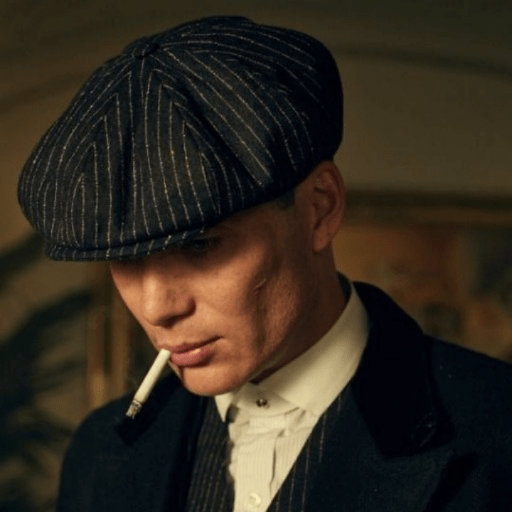
#> input picture picture.png, 512 x 512 px
$ python code1.py
#> lines starting #> are read from the running program, lines starting #| are printed output that depends on the picture; after the words box and inside, x2 and y2 are one past the last pixel; in counts of white or black regions, pixels touching at a corner belong together; pictures that were not available may be replaced by others from this repository, and a replacement may not be noted
#> call 2 of load_grayscale_image, with path = 'ivan.png'
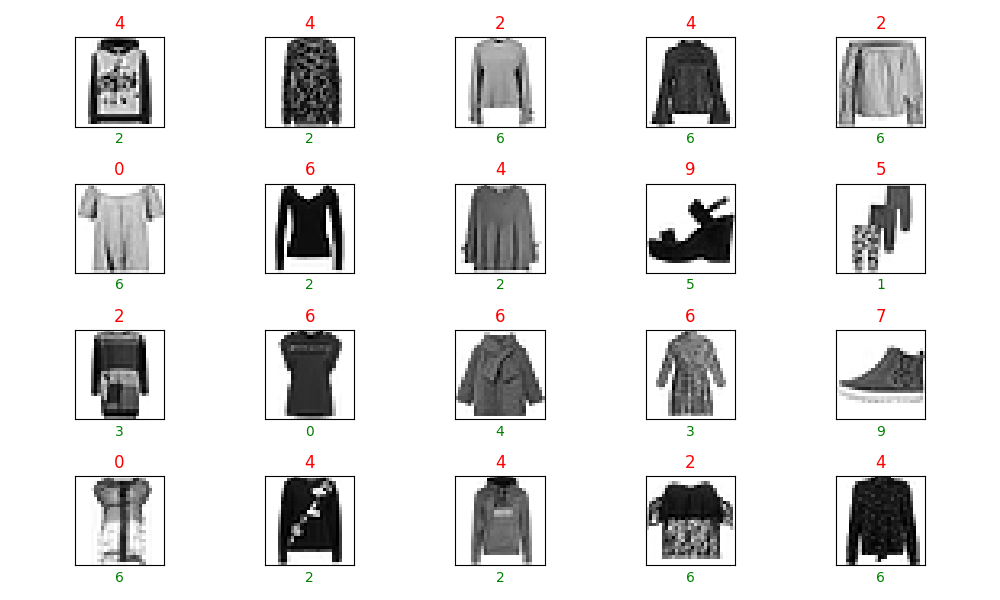
#> input picture 1.png, 1000 x 600 px, given in place of ivan.png, which was not available
import numpy as np  # numerical arrays and matrix operations
from PIL import Image  # image loading and saving

def load_grayscale_image(path):
    """
    Load an image from 'path' and convert it to a grayscale NumPy array.
    Pixel values in [0, 255], dtype=uint8.
    """
    img = Image.open(path).convert("L")   # "L" = 8-bit grayscale
    return np.array(img)


def save_grayscale_image(arr, path):
    """
    Save a 2D NumPy array as a grayscale image.
    """
    img = Image.fromarray(arr.astype(np.uint8))
    img.save(path)


def partition_host_image(host_img):
    """
    Partition a square N x N image into four N/2 x N/2 subimages:
    ftl: top-left
    ftr: top-right
    fbl: bottom-left
    fbr: bottom-right
    """
    N_rows, N_cols = host_img.shape
#> N_rows = 512; N_cols = 512
    assert N_rows == N_cols, "Host image must be square (N x N)."
    N = N_rows
#> N = 512
    assert N % 2 == 0, "N must be even to split into four equal parts."

    half = N // 2
#> half = 256

    ftl = host_img[0:half, 0:half]      # top-left
    ftr = host_img[0:half, half:N]      # top-right
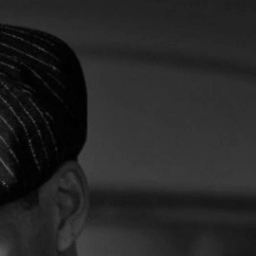
#> ftr: shape (256, 256); min 1, max 91, mean 37.3
    fbl = host_img[half:N, 0:half]      # bottom-left
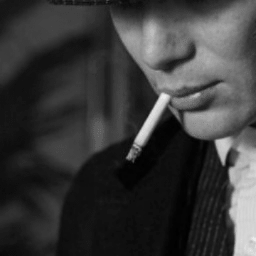
#> fbl: shape (256, 256); min 1, max 234, mean 57.2
    fbr = host_img[half:N, half:N]      # bottom-right

    return ftl, ftr, fbl, fbr


def combine_subimages(ftl_w, ftr, fbl, fbr_w):
    """
    Recombine four N/2 x N/2 subimages into one N x N image.
    """
    half = ftl_w.shape[0]
    N = half * 2
    result = np.zeros((N, N), dtype=np.uint8)

    result[0:half,     0:half]   = ftl_w
    result[0:half,     half:N]   = ftr
    result[half:N,     0:half]   = fbl
    result[half:N,     half:N]   = fbr_w

    return result


def watermark_to_bits(wm_img):
    """
    Convert grayscale watermark to binary (0/1) using simple threshold.
    """
    return (wm_img >= 128).astype(np.uint8)


#  Permutation of Watermark
def permute_watermark(wm_img, key):
    """
    Permute (scramble) the watermark image using a secret key.
    Returns:
        wm_perm : permuted watermark (same shape)
    """
    flat = wm_img.flatten()
    num_pixels = flat.size

    seed = abs(hash(key)) % (2**32)
    rng = np.random.default_rng(seed)

    perm_indices = np.arange(num_pixels)
    rng.shuffle(perm_indices)

    perm_flat = flat[perm_indices]
    return perm_flat.reshape(wm_img.shape)


def depermute_watermark(wm_perm, key):
    """
    Reverse the permutation applied with permute_watermark(..., key).
    wm_perm: permuted watermark image (0/1 or 0/255)
    """
    flat = wm_perm.flatten()
    num_pixels = flat.size

    seed = abs(hash(key)) % (2**32)
    rng = np.random.default_rng(seed)

    perm_indices = np.arange(num_pixels)
    rng.shuffle(perm_indices)

    # Inverse permutation
    inv_perm = np.zeros_like(perm_indices)
    inv_perm[perm_indices] = np.arange(num_pixels)

    original_flat = flat[inv_perm]
    return original_flat.reshape(wm_perm.shape)


# =========================
#  Embedding in D (S matrix of ftl)
# =========================

def svd_blocks_and_collect_Dlarge(ftl, block_size, wm_shape):
    """
    - Split ftl into non-overlapping blocks of size (block_size x block_size)
    - For each block, compute SVD and store U, S, Vt
    - Collect the largest singular value (S[0]) from each block
      into a matrix Dlarge with shape = wm_shape
    Returns:
      U_list, S_list, Vt_list, Dlarge
    """
    H, W = ftl.shape
    assert H == W, "ftl must be square."
    assert H % block_size == 0, "ftl size must be divisible by block_size."

    blocks_per_dim = H // block_size
    num_blocks = blocks_per_dim * blocks_per_dim
    assert num_blocks == (wm_shape[0] * wm_shape[1]), \
        "Number of blocks must match number of watermark pixels."

    U_list = []
    S_list = []
    Vt_list = []
    Dlarge_flat = np.zeros(num_blocks, dtype=float)

    idx = 0    # flatten index for Dlarge
    for by in range(blocks_per_dim):
        for bx in range(blocks_per_dim):
            y0 = by * block_size
            x0 = bx * block_size
            block = ftl[y0:y0+block_size, x0:x0+block_size].astype(float)

            # SVD
            U, S, Vt = np.linalg.svd(block, full_matrices=False)

            U_list.append(U)
            S_list.append(S)
            Vt_list.append(Vt)

            # Largest singular value
            Dlarge_flat[idx] = S[0]
            idx += 1

    Dlarge = Dlarge_flat.reshape(wm_shape)
    return U_list, S_list, Vt_list, Dlarge


def modify_Dlarge_with_watermark(Dlarge, wm_bits, T):
    """
    Modify Dlarge according to watermark bits using bin-based embedding.
    Dlarge and wm_bits have the same shape.

    T = step size (bin width)
    """
    assert Dlarge.shape == wm_bits.shape, "Dlarge and watermark must match in shape."

    dmin = Dlarge.min()
    dmax = Dlarge.max()

    Dlarge_flat = Dlarge.flatten()
    wm_flat = wm_bits.flatten()
    modified_flat = np.zeros_like(Dlarge_flat, dtype=float)

    # Number of bins (ceil)
    num_bins = int(np.ceil((dmax - dmin) / T))

    for i, d in enumerate(Dlarge_flat):
        bit = wm_flat[i]

        # Bin index:
        bin_idx = int((d - dmin) // T)
        if bin_idx < 0:
            bin_idx = 0
        if bin_idx >= num_bins:
            bin_idx = num_bins - 1

        d_low = dmin + bin_idx * T
        d_high = d_low + T
        mid = 0.5 * (d_low + d_high)

        if bit == 1:
            # Put in lower half center  (Range1)
            new_d = 0.5 * (d_low + mid)
        else:
            # Put in upper half center (Range2)
            new_d = 0.5 * (mid + d_high)

        modified_flat[i] = new_d

    return modified_flat.reshape(Dlarge.shape)


def reconstruct_ftl_from_svd(U_list, S_list, Vt_list, Dlarge_modified, block_size, ftl_shape):
    """
    Reconstruct ftl_w (watermarked ftl) from SVD components and modified D(1,1) values.
    """
    H, W = ftl_shape
    blocks_per_dim = H // block_size
    num_blocks = blocks_per_dim * blocks_per_dim
    assert num_blocks == Dlarge_modified.size, "Number of blocks and Dlarge size must match."

    ftl_w = np.zeros((H, W), dtype=float)

    D_flat = Dlarge_modified.flatten()
    idx = 0
    for by in range(blocks_per_dim):
        for bx in range(blocks_per_dim):
            U = U_list[idx]
            S = S_list[idx].copy()
            Vt = Vt_list[idx]

            # Replace largest singular value
            S[0] = D_flat[idx]

            # Reconstruct block
            block_rec = U @ np.diag(S) @ Vt

            y0 = by * block_size
            x0 = bx * block_size
            ftl_w[y0:y0+block_size, x0:x0+block_size] = block_rec

            idx += 1

    # Clip to [0, 255] and convert to uint8
    ftl_w = np.clip(ftl_w, 0, 255).astype(np.uint8)
    return ftl_w


def embed_watermark_in_ftl(ftl, wm, block_size=8, T=5.0):
    """
    Embed a grayscale watermark wm into the top-left host subimage ftl
    using block-based SVD and bin quantization on the largest singular values.

    Returns:
      ftl_w : watermarked ftl subimage
    """
    wm_bits = watermark_to_bits(wm)

    U_list, S_list, Vt_list, Dlarge = svd_blocks_and_collect_Dlarge(
        ftl, block_size, wm_bits.shape
    )

    Dlarge_modified = modify_Dlarge_with_watermark(Dlarge, wm_bits, T)

    ftl_w = reconstruct_ftl_from_svd(
        U_list, S_list, Vt_list, Dlarge_modified, block_size, ftl.shape
    )

    return ftl_w


# =========================
#  Embedding in U (U matrix of fbr)
# =========================

def embed_watermark_in_fbr_U(fbr, wm, block_size=8, alpha=0.1):
    """
    Embed a watermark image into the U matrices of SVD blocks of the fbr subimage.

    fbr       : bottom-right host subimage (N/2 x N/2), uint8
    wm        : watermark image (grayscale)
    block_size: M (block is M x M)
    alpha     : embedding strength

    Returns:
        fbr_w : watermarked fbr subimage (uint8)
    """
    H, W = fbr.shape
    assert H == W, "fbr must be square."
    assert H % block_size == 0, "fbr size must be divisible by block_size."

    wm_bits = watermark_to_bits(wm)
    wm_flat = wm_bits.flatten()
    num_bits = wm_flat.size

    blocks_per_dim = H // block_size
    total_blocks = blocks_per_dim * blocks_per_dim
    assert total_blocks >= num_bits, (
        f"Not enough blocks ({total_blocks}) to embed {num_bits} watermark bits."
    )

    fbr_w = np.zeros_like(fbr, dtype=float)

    bit_idx = 0
    for by in range(blocks_per_dim):
        for bx in range(blocks_per_dim):
            y0 = by * block_size
            x0 = bx * block_size

            block = fbr[y0:y0+block_size, x0:x0+block_size].astype(float)

            # SVD
            U, S, Vt = np.linalg.svd(block, full_matrices=False)

            if bit_idx < num_bits:
                bit = wm_flat[bit_idx]
                bit_idx += 1

                u11 = U[0, 0]
                u21 = U[1, 0]
                diff = u11 - u21
                mean = 0.5 * (u11 + u21)

                # bit 1 => enforce u11 > u21 with |diff| >= alpha
                # bit 0 => enforce u11 < u21 with |diff| >= alpha
                if bit == 1:
                    if diff <= 0 or abs(diff) < alpha:
                        U[0, 0] = mean + alpha / 2.0
                        U[1, 0] = mean - alpha / 2.0
                else:  # bit == 0
                    if diff >= 0 or abs(diff) < alpha:
                        U[0, 0] = mean - alpha / 2.0
                        U[1, 0] = mean + alpha / 2.0

            block_w = U @ np.diag(S) @ Vt
            fbr_w[y0:y0+block_size, x0:x0+block_size] = block_w

    fbr_w = np.clip(fbr_w, 0, 255).astype(np.uint8)
    return fbr_w


# =========================
#  Extraction from D (ftlw)
# =========================

def svd_blocks_and_collect_D_from_ftlw(ftlw, block_size):
    """
    Apply block-based SVD on ftlw and collect D(1,1) from each block.

    Returns:
        Dlarge : 2D array of largest singular values,
                 shape = (blocks_per_dim, blocks_per_dim)
    """
    H, W = ftlw.shape
    assert H == W, "ftlw must be square."
    assert H % block_size == 0, "ftlw size must be divisible by block_size."

    blocks_per_dim = H // block_size
    num_blocks = blocks_per_dim * blocks_per_dim
    Dlarge_flat = np.zeros(num_blocks, dtype=float)

    idx = 0
    for by in range(blocks_per_dim):
        for bx in range(blocks_per_dim):
            y0 = by * block_size
            x0 = bx * block_size
            block = ftlw[y0:y0+block_size, x0:x0+block_size].astype(float)

            # SVD
            _, S, _ = np.linalg.svd(block, full_matrices=False)

            # Largest singular value
            Dlarge_flat[idx] = S[0]
            idx += 1

    Dlarge = Dlarge_flat.reshape((blocks_per_dim, blocks_per_dim))
    return Dlarge


def extract_bits_from_Dlarge(Dlarge, T):
    """
    Given Dlarge (largest singular values) and step size T,
    extract watermark bits using bin partition and Range1/Range2 rule.

    Returns:
        wm_bits : 2D uint8 array with values 0 or 1
    """
    dmin = Dlarge.min()
    dmax = Dlarge.max()

    D_flat = Dlarge.flatten()
    bits_flat = np.zeros_like(D_flat, dtype=np.uint8)

    num_bins = int(np.ceil((dmax - dmin) / T))

    for i, d in enumerate(D_flat):
        # Bin index
        bin_idx = int((d - dmin) // T)
        if bin_idx < 0:
            bin_idx = 0
        if bin_idx >= num_bins:
            bin_idx = num_bins - 1

        d_low = dmin + bin_idx * T
        d_high = d_low + T
        mid = 0.5 * (d_low + d_high)

        # Range1 = lower half  → bit = 1
        # Range2 = upper half  → bit = 0
        if d < mid:
            bits_flat[i] = 1
        else:
            bits_flat[i] = 0

    wm_bits = bits_flat.reshape(Dlarge.shape)
    return wm_bits


def extract_watermark_from_ftlw(ftlw, block_size=8, T=5.0):
    """
    Full extraction from D matrix of ftlw:
      - block SVD
      - collect D(1,1)
      - decide bits based on bins

    Returns:
        wm_bits : 0/1 array
        wm_img  : 0 or 255 grayscale image (uint8)
    """
    Dlarge = svd_blocks_and_collect_D_from_ftlw(ftlw, block_size)
    wm_bits = extract_bits_from_Dlarge(Dlarge, T)

    wm_img = (wm_bits * 255).astype(np.uint8)
    return wm_bits, wm_img


# =========================
#  Extraction from U (fbrw)
# =========================

def extract_bits_from_fbrw_U(fbrw, block_size=8):
    """
    Watermark extraction from U matrix of bottom-right watermarked subimage fbrw.

    For each MxM block of fbrw:
      - compute SVD: block = U @ S @ Vt
      - compare U[1,0] and U[0,0]
      - if U[1,0] > U[0,0] -> bit = 1
        else                 -> bit = 0

    Returns:
        wm_bits : 2D array of 0/1 bits, shape = (blocks_per_dim, blocks_per_dim)
        wm_img  : 0/255 grayscale uint8 image (same shape)
    """
    H, W = fbrw.shape
    assert H == W, "fbrw must be square."
    assert H % block_size == 0, "fbrw size must be divisible by block_size."

    blocks_per_dim = H // block_size
    num_blocks = blocks_per_dim * blocks_per_dim

    bits_flat = np.zeros(num_blocks, dtype=np.uint8)

    idx = 0
    for by in range(blocks_per_dim):
        for bx in range(blocks_per_dim):
            y0 = by * block_size
            x0 = bx * block_size

            block = fbrw[y0:y0+block_size, x0:x0+block_size].astype(float)

            # SVD
            U, S, Vt = np.linalg.svd(block, full_matrices=False)

            u11 = U[0, 0]
            u21 = U[1, 0]

            # Paper rule:
            # w(i,j) = 1 if u21 > u11
            # w(i,j) = 0 otherwise
            if u21 > u11:
                bits_flat[idx] = 1
            else:
                bits_flat[idx] = 0

            idx += 1

    wm_bits = bits_flat.reshape((blocks_per_dim, blocks_per_dim))
    wm_img = (wm_bits * 255).astype(np.uint8)
    return wm_bits, wm_img


# =========================
#  MAIN: embedding + extraction demo
# =========================

if __name__ == "__main__":
    # ---- INPUT FILES ----
    host_path = "picture.png"
    wm_path   = "ivan.png"
    secret_key = "my_secret_key_123"  # used if you want permutation

    # ---- PARAMETERS ----
    block_size = 8
    T = 5.0
    alpha = 0.1

    # ---- LOAD IMAGES ----
    host = load_grayscale_image(host_path)
    wm_original = load_grayscale_image(wm_path)

    # ---- PARTITION HOST ----
    ftl, ftr, fbl, fbr = partition_host_image(host)
    H_ftl = ftl.shape[0]
#> H_ftl = 256
    blocks_per_dim = H_ftl // block_size
#> blocks_per_dim = 32
    num_blocks = blocks_per_dim * blocks_per_dim
#> num_blocks = 1024

    # ---- RESIZE WATERMARK TO MATCH BLOCK CAPACITY ----
    # Watermark will be blocks_per_dim x blocks_per_dim
    wm_resized_img = Image.fromarray(wm_original.astype(np.uint8)).resize(
        (blocks_per_dim, blocks_per_dim),
        Image.BILINEAR
    )
    wm_resized = np.array(wm_resized_img)
    wm_pixels = wm_resized.size
#> wm_pixels = 1024

    assert num_blocks >= wm_pixels, (
        f"ERROR: Watermark has {wm_pixels} pixels but only "
        f"{num_blocks} SVD blocks are available in ftl."
    )

    # ---- OPTIONAL: PERMUTE WATERMARK ----
    wm_perm = permute_watermark(wm_resized, secret_key)
#> in permute_watermark, `flat = wm_img.flatten()`: flat = 1024 values, max 255 at index 0, min 27 at index 924, mean 226.3
#> in permute_watermark, `perm_flat = flat[perm_indices]`: perm_flat = 1024 values, max 255 at index 0, min 27 at index 220, mean 226.3

    # ---- EMBEDDING ----
    ftl_w = embed_watermark_in_ftl(ftl, wm_perm, block_size, T=T)
#> in watermark_to_bits, `return (wm_img >= 128).astype(np.uint8)`:
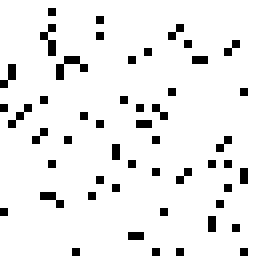
#> returned value: shape (32, 32) (shown 8 times larger); values 0 (black) and 1 (white), 92.7% white; black in thin lines or dots
#> after the loop in svd_blocks_and_collect_Dlarge, `for by in range(blocks_per_dim):`: Dlarge_flat = 1024 values, max 657.1 at index 1023, min 27.2 at index 890, mean 280.9; S_list = 1024 items; idx = 1024
#> in svd_blocks_and_collect_Dlarge, `Dlarge = Dlarge_flat.reshape(wm_shape)`:
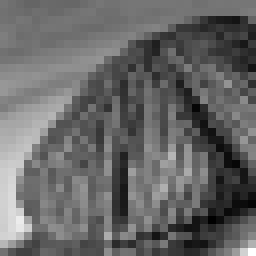
#> Dlarge: shape (32, 32) float64 (shown 8 times larger); min 27.2, max 657.1, mean 280.9; drawn with min black and max white
#> in embed_watermark_in_ftl, `U_list, S_list, Vt_list, Dlarge = svd_blocks_and_collect_Dlarge( ftl, ..`: U_list = 1024 items
#> in modify_Dlarge_with_watermark, `dmin = Dlarge.min()`: dmin = 27.2
#> in modify_Dlarge_with_watermark, `dmax = Dlarge.max()`: dmax = 657.1
#> in modify_Dlarge_with_watermark, `wm_flat = wm_bits.flatten()`: wm_flat = 1024 values, max 1 at index 0, min 0 at index 38, mean 0.927
#> in modify_Dlarge_with_watermark, `num_bins = int(np.ceil((dmax - dmin) / T))`: num_bins = 126
#> the loop in modify_Dlarge_with_watermark, `for i, d in enumerate(Dlarge_flat):` made 1024 passes
#> (d, bit, d_low, d_high, mid, new_d) on passes 1 to 12: (315.1, 1, 312.2, 317.2, 314.7, 313.5), (302.8, 1, 302.2, 307.2, 304.7, 303.5), (291.3, 1, 287.2, 292.2, 289.7, 288.5), (278.7, 1, 277.2, 282.2, 279.7, 278.5), (278.4, 1, 277.2, 282.2, 279.7, 278.5), (289.9, 1, 287.2, 292.2, 289.7, 288.5), (286.8, 1, 282.2, 287.2, 284.7, 283.5), (284.8, 1, 282.2, 287.2, 284.7, 283.5), (282.3, 1, 282.2, 287.2, 284.7, 283.5), (282.1, 1, 277.2, 282.2, 279.7, 278.5), (295.5, 1, 292.2, 297.2, 294.7, 293.5), (306.8, 1, 302.2, 307.2, 304.7, 303.5)
#> (bit, d_low, d_high, mid, new_d) on passes 61 to 66: (1, 312.2, 317.2, 314.7, 313.5), (1, 307.2, 312.2, 309.7, 308.5), (1, 327.2, 332.2, 329.7, 328.5), (1, 332.2, 337.2, 334.7, 333.5), (1, 307.2, 312.2, 309.7, 308.5), (1, 302.2, 307.2, 304.7, 303.5)
#> after the loop in modify_Dlarge_with_watermark, `for i, d in enumerate(Dlarge_flat):`: modified_flat = 1024 values, max 653.5 at index 1023, min 30.95 at index 890, mean 279.8
#> in reconstruct_ftl_from_svd, `D_flat = Dlarge_modified.flatten()`: D_flat has the same summary as modified_flat in modify_Dlarge_with_watermark
#> after the loop in reconstruct_ftl_from_svd, `for by in range(blocks_per_dim):`: idx = 1024
    fbr_w = embed_watermark_in_fbr_U(fbr, wm_perm, block_size, alpha=alpha)

    watermarked_host = combine_subimages(ftl_w, ftr, fbl, fbr_w)
#> in combine_subimages, `result[half:N,     0:half]   = fbl`:
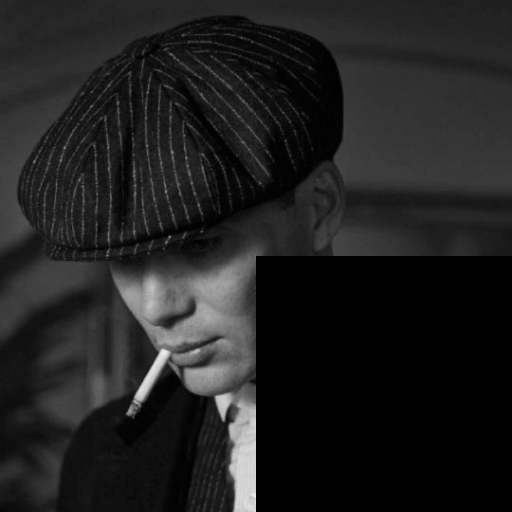
#> result: shape (512, 512); min 0, max 234, mean 31.9
    save_grayscale_image(watermarked_host, "host_watermarked.png")

    # ---- EXTRACTION FROM WATERMARKED IMAGE ----
    F = load_grayscale_image("host_watermarked.png")
    ftlw_ex, ftr_w_ex, fbl_w_ex, fbrw_ex = partition_host_image(F)

    # From D matrix (top-left)
    wm_bits_D, wm_img_D_perm = extract_watermark_from_ftlw(ftlw_ex, block_size, T=T)
#> after the loop in svd_blocks_and_collect_D_from_ftlw, `for by in range(blocks_per_dim):`: Dlarge_flat = 1024 values, max 649.1 at index 1023, min 27.5 at index 890, mean 275.5; idx = 1024
#> in extract_bits_from_Dlarge, `dmin = Dlarge.min()`: dmin = 27.5
#> in extract_bits_from_Dlarge, `dmax = Dlarge.max()`: dmax = 649.1
#> in extract_bits_from_Dlarge, `D_flat = Dlarge.flatten()`: D_flat has the same summary as Dlarge_flat in svd_blocks_and_collect_D_from_ftlw
#> in extract_bits_from_Dlarge, `num_bins = int(np.ceil((dmax - dmin) / T))`: num_bins = 125
#> the loop in extract_bits_from_Dlarge, `for i, d in enumerate(D_flat):` made 1024 passes
#> d on passes 13 to 15: 311, 302.1, 301.4
#> in extract_bits_from_Dlarge, `wm_bits = bits_flat.reshape(Dlarge.shape)`: wm_bits: shape (32, 32); values 0 (black) and 1 (white), 61.1% white; black in thin lines or dots
#> in extract_watermark_from_ftlw, `wm_img = (wm_bits * 255).astype(np.uint8)`: wm_img: shape (32, 32); 61.1% white; black in thin lines or dots
    # depermute
    wm_img_D_deperm = depermute_watermark(wm_bits_D, secret_key)
    wm_img_D_deperm = (wm_img_D_deperm * 255).astype(np.uint8)
#> wm_img_D_deperm: shape (32, 32); 61.1% white; black in thin lines or dots

    save_grayscale_image(wm_img_D_perm,   "extracted_from_D_perm.png")
    save_grayscale_image(wm_img_D_deperm, "extracted_from_D.png")

    # From U matrix (bottom-right)
    wm_bits_U, wm_img_U_perm = extract_bits_from_fbrw_U(fbrw_ex, block_size)
#> in extract_bits_from_fbrw_U, `wm_bits = bits_flat.reshape((blocks_per_dim, blocks_per_dim))`: wm_bits: shape (32, 32); values 0 (black) and 1 (white), 7.5% white in thin lines or dots
#> in extract_bits_from_fbrw_U, `wm_img = (wm_bits * 255).astype(np.uint8)`: wm_img: shape (32, 32); 7.5% white in thin lines or dots
    wm_img_U_deperm = depermute_watermark(wm_bits_U, secret_key)
#> call 2 of depermute_watermark, with key = 'my_secret_key_123'
#> in depermute_watermark (call 2), `return original_flat.reshape(wm_perm.shape)`:
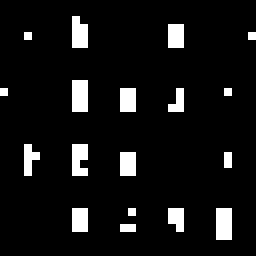
#> returned value: shape (32, 32) (shown 8 times larger); values 0 (black) and 1 (white), 7.5% white in thin lines or dots, all inside (x1, y1, x2, y2) = (0, 2, 32, 30)
    wm_img_U_deperm = (wm_img_U_deperm * 255).astype(np.uint8)

    save_grayscale_image(wm_img_U_perm,   "extracted_from_U_perm.png")
    save_grayscale_image(wm_img_U_deperm, "extracted_from_U.png")
